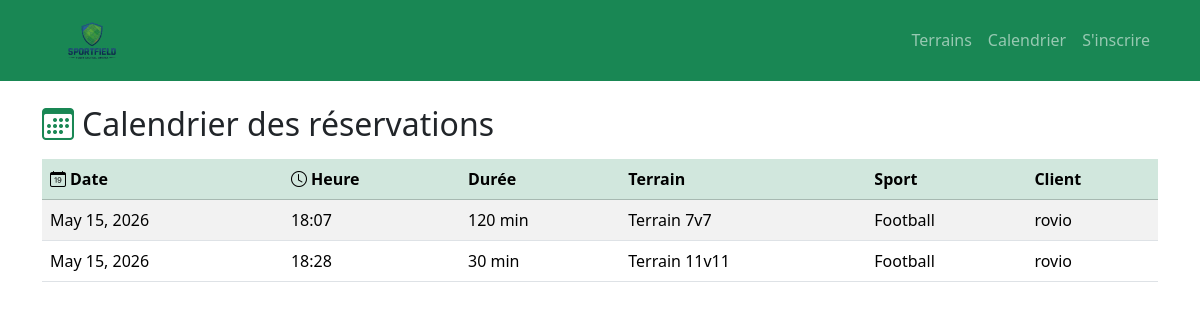
The page /calendrier/ on the database its author committed.
### reservations/models.py (models this page shows, shortened)
class Reservation(models.Model):
    terrain = models.ForeignKey(Terrain, on_delete=models.CASCADE, related_name='reservations')
    joueur = models.ForeignKey(Joueur, on_delete=models.CASCADE, related_name='reservations')
    date_reservation = models.DateField()
    heure_debut = models.TimeField()
    duree = models.PositiveIntegerField(help_text="Durée en minutes")

class Terrain(models.Model):
    TYPE_CHOICES = [
        ('gazon', 'Gazon'),
        ('synthetique', 'Synthétique'),
        ('parquet', 'Parquet'),
        ('terre', 'Terre battue'),
    ]
    nom = models.CharField(max_length=150)
    type_surface = models.CharField(max_length=20, choices=TYPE_CHOICES)
    type_sport = models.ForeignKey(Sport, on_delete=models.PROTECT, related_name='terrains')
    disponibilite = models.BooleanField(default=True)

class Sport(models.Model):
    nom_sport = models.CharField(max_length=100)
    capacite_max = models.IntegerField()
    def __str__(self):
        return self.nom_sport

class Joueur(models.Model):
    nom = models.CharField(max_length=150)
    telephone = models.CharField(max_length=20)

### reservations/views.py (the view)
# urls.py: path('calendrier/',views.calendrier,name='calendrier'),
def calendrier(request):
    today        = timezone.now().date()
    reservations = Reservation.objects.filter(date_reservation__gte=today).select_related('terrain', 'joueur').order_by('date_reservation', 'heure_debut')
    return render(request, 'reservations/calendrier.html', {'reservations': reservations,'today':today,
    })

### reservations/templates/reservations/calendrier.html (shortened to what this page needs)
{% extends 'reservations/base.html' %}
{% block content %}
<h2 class="mb-3"><i class="bi bi-calendar3 me-2 text-success"></i>Calendrier des réservations</h2>
<div class="table-responsive">
  <table class="table table-striped table-hover align-middle">
    <thead class="table-success">
      <tr>
        <th><i class="bi bi-calendar-date me-1"></i>Date</th>
        <th><i class="bi bi-clock me-1"></i>Heure</th>
        <th>Durée</th>
        <th>Terrain</th>
        <th>Sport</th>
        <th>Client</th>
      </tr>
    </thead>
    <tbody>
    {% for r in reservations %}
      <tr>
        <td>{{ r.date_reservation }}</td>
        <td>{{ r.heure_debut|time:"H:i" }}</td>
        <td>{{ r.duree }} min</td>
        <td>{{ r.terrain.nom }}</td>
        <td>{{ r.terrain.type_sport }}</td>
        <td>{{ r.joueur.nom }}</td>
      </tr>
    {% empty %}
      <tr><td colspan="6" class="text-center text-muted">Aucune réservation à venir.</td></tr>
    {% endfor %}
    </tbody>
  </table>
</div>
{% endblock %}

### reservations/templates/reservations/base.html (shortened to what this page needs)
<!DOCTYPE html>
<html lang="fr">
<head>
  <link href="https://cdn.jsdelivr.net/npm/bootstrap@5.3.3/dist/css/bootstrap.min.css"
        rel="stylesheet">
  <link href="https://cdn.jsdelivr.net/npm/bootstrap-icons@1.11.3/font/bootstrap-icons.css"
        rel="stylesheet">
</head>
<body>
  {% load static %}
<nav class="navbar navbar-expand-lg navbar-dark bg-success">
  <div class="container">
    <a class="navbar-brand fw-bold" href="{% url 'home' %}">
      <img src="{% static 'images/logo.png' %}" width="100" alt="">
    </a>
    <div class="navbar-nav ms-auto">
      <a class="nav-link" href="{% url 'terrain_list' %}">Terrains</a>
      <a class="nav-link" href="{% url 'calendrier' %}">Calendrier</a>
      <a class="nav-link" href="{% url 'joueur_add' %}">S'inscrire</a>
    </div>
  </div>
</nav>
<div class="container py-4">
  {% block content %}{% endblock %}
</div>
</body></html>

### rows shown on the page
Reservation: date_reservation "May 15, 2026", heure_debut "18:07", duree "120", terrain.nom "Terrain 7v7", terrain.type_sport "Football", joueur.nom "rovio"
Reservation: date_reservation "May 15, 2026", heure_debut "18:28", duree "30", terrain.nom "Terrain 11v11", terrain.type_sport "Football", joueur.nom "rovio"
